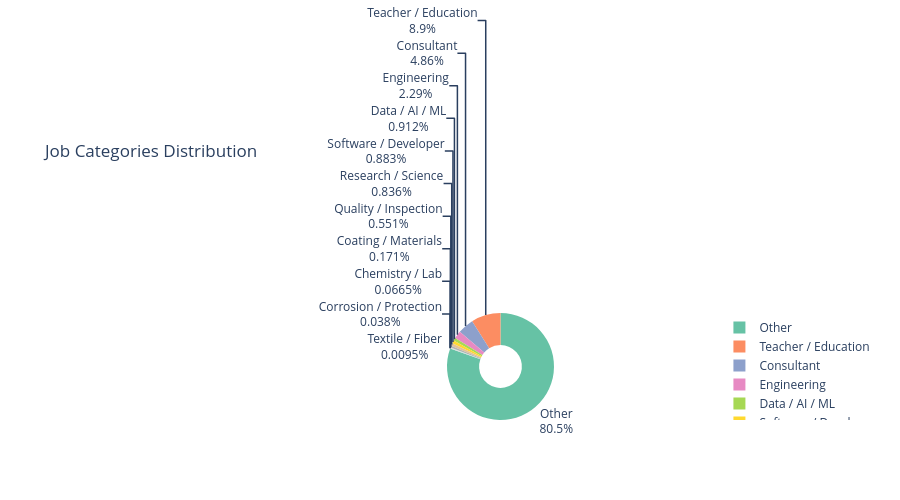

Notebook source saved alongside this figure:
### Code cell
cat_counts = df_active['category'].value_counts()

fig_cat = px.pie(
    values = cat_counts.values,
    names = cat_counts.index,
    title = 'Job Categories Distribution',
    hole = 0.4, # This parameter creates a donut chart by specifying the size of the hole in the center of the pie chart. A value of 0.4 means that the hole will be 40% of the radius of the pie chart, which can make the chart more visually appealing and easier to read by providing a clear separation between the segments.
    color_discrete_sequence=px.colors.qualitative.Set2 # This parameter sets the color sequence for the segments of the pie chart. 'Set2' is a predefined qualitative color palette in Plotly that consists of a variety of distinct colors. By using this color sequence, we can ensure that each category in the pie chart is represented by a different color, making it easier to differentiate between the categories and enhancing the overall visual appeal of the chart.
    
)

fig_cat.update_traces(textinfo='percent+label') # This parameter updates the traces of the pie chart to specify what information should be displayed on the chart. By setting 'textinfo' to 'percent', we are telling Plotly to display the percentage value of each segment directly on the pie chart. This allows viewers to quickly understand the proportion of each category in relation to the whole dataset without needing to refer to a legend or hover over the segments for details.
fig_cat.update_layout(height=500)
fig_cat.show()

### Figure 1 — Plotly figure (JSON) as saved in the notebook; plotly's stock layout.template omitted (floating-point values rounded to 4 significant figures)
{"data": [{"domain": {"x": [0, 1], "y": [0, 1]}, "hole": 0.4, "hovertemplate": "label=%{label}<br>value=%{value}<extra></extra>", "labels": ["Other", "Teacher / Education", "Consultant", "Engineering", "Data / AI / ML", "Software / Developer", "Research / Science", "Quality / Inspection", "Coating / Materials", "Chemistry / Lab", "Corrosion / Protection", "Textile / Fiber"], "legendgroup": "", "name": "", "showlegend": true, "textinfo": "percent+label", "type": "pie", "values": [8473, 937, 512, 241, 96, 93, 88, 58, 18, 7, 4, 1]}], "layout": {"height": 500, "legend": {"tracegroupgap": 0}, "piecolorway": ["rgb(102,194,165)", "rgb(252,141,98)", "rgb(141,160,203)", "rgb(231,138,195)", "rgb(166,216,84)", "rgb(255,217,47)", "rgb(229,196,148)", "rgb(179,179,179)"], "title": {"text": "Job Categories Distribution"}}}
